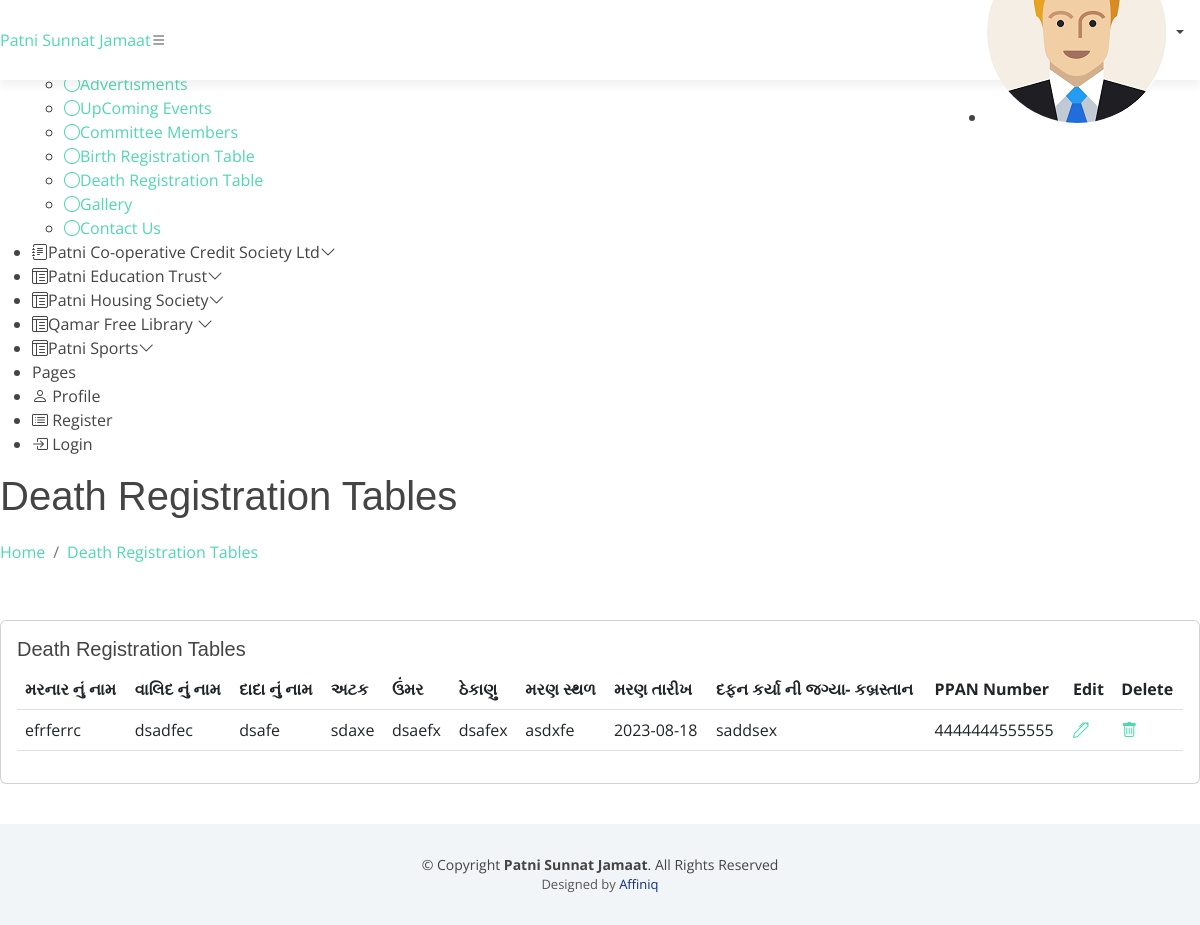
The page /admin/death_table.php (signed in) on the database its author committed.
### tables this page shows
CREATE TABLE `deathregi` (
  `de_id` int(11) NOT NULL,
  `dname` varchar(255) NOT NULL,
  `fname` varchar(255) NOT NULL,
  `gname` varchar(255) NOT NULL,
  `surname` varchar(255) NOT NULL,
  `age` varchar(11) NOT NULL,
  `address` varchar(255) NOT NULL,
  `daddress` varchar(255) NOT NULL,
  `ddate` date NOT NULL,
  `bplace` varchar(255) NOT NULL,
  `ppan` varchar(255) NOT NULL
);

### admin/death_table.php (the view, shortened to what this page needs)
<?php include 'header.php';?>
  <main id="main" class="main">
    <div class="pagetitle">
      <h1>Death Registration Tables</h1>
      <nav>
        <ol class="breadcrumb">
          <li class="breadcrumb-item"><a href="index.php">Home</a></li>
          <li class="breadcrumb-item active"><a href="death_table.php">Death Registration Tables</a></li>
        </ol>
      </nav>
    </div>
    <section class="section">
      <div class="row">
        <div class="col-lg-12">
          <div class="card">
            <div class="card-body">
              <h5 class="card-title">Death Registration Tables</h5>
                 <?php
               require ('config1.php');
               $sql = "SELECT * FROM `deathregi` WHERE 1";
               $result = mysqli_query($conn,$sql) or die ("query Unsccessful.");
               if(mysqli_num_rows($result)){
               ?>
              <table class="table datatable">
                <thead>
                  <tr>
                    <th scope="col">મરનાર નું નામ</th>
                    <th scope="col">વાલિદ નું નામ</th>
                    <th scope="col">દાદા નું નામ</th>
                    <th scope="col">અટક</th>
                    <th scope="col">ઉંમર</th>
                    <th scope="col">ઠેકાણુ</th>
                    <th scope="col">મરણ સ્થળ</th>
                    <th scope="col">મરણ તારીખ</th>
                    <th scope="col">દફન કર્યા ની જગ્યા- કબ્રસ્તાન</th>
                    <th scope="col">PPAN Number</th>
                    <th scope="col">Edit</th>
                    <th scope="col">Delete</th>
                  </tr>
                </thead>
                <tbody>
                <?php
                    while($row = mysqli_fetch_assoc($result)){
                 ?>
                  <tr>
                    <td><?php echo $row['dname'];?></td>
                    <td><?php echo $row['fname'];?></td>
                    <td><?php echo $row['gname'];?></td>
                    <td><?php echo $row['surname'];?></td>
                    <td><?php echo $row['age'];?></td>
                    <td><?php echo $row['address'];?></td>
                    <td><?php echo $row['daddress'];?></td>
                    <td><?php echo $row['ddate'];?></td>
                    <td><?php echo $row['bplace'];?></td>
                    <td><?php echo $row['ppan'];?></td>
                    <td><a href="death_edit.php?id=<?php echo $row['de_id'];?>"><i class="bi bi-pen"></a></i></td>
                    <td><a href="death_delete.php?id=<?php echo $row['de_id'];?>"><i class="bi bi-trash"></a></i></td>
                  </tr>
                  <?php }?>
                </tbody>
              </table>
<?php
                }
else{
  echo "<h2>No Record Found</h2>";
  }
?>
            </div>
          </div>
        </div>
      </div>
    </section>
  </main>
  <?php include 'footer.php';?>

### assets/css/style.css (style rules this page uses)
body { background: #fff; color: #444; font-family: "Open Sans", sans-serif; }
h1, h2, h3, h4, h5, h6 { font-family: "Montserrat", sans-serif; font-weight: 400; margin: 0 0 20px 0; padding: 0; }
section { padding: 40px 0; overflow: hidden; }

### rows shown on the page
deathregi: dname "efrferrc", fname "dsadfec", gname "dsafe", surname "sdaxe", age "dsaefx", address "dsafex", daddress "asdxfe", ddate "2023-08-18", bplace "saddsex", ppan "4444444555555"
